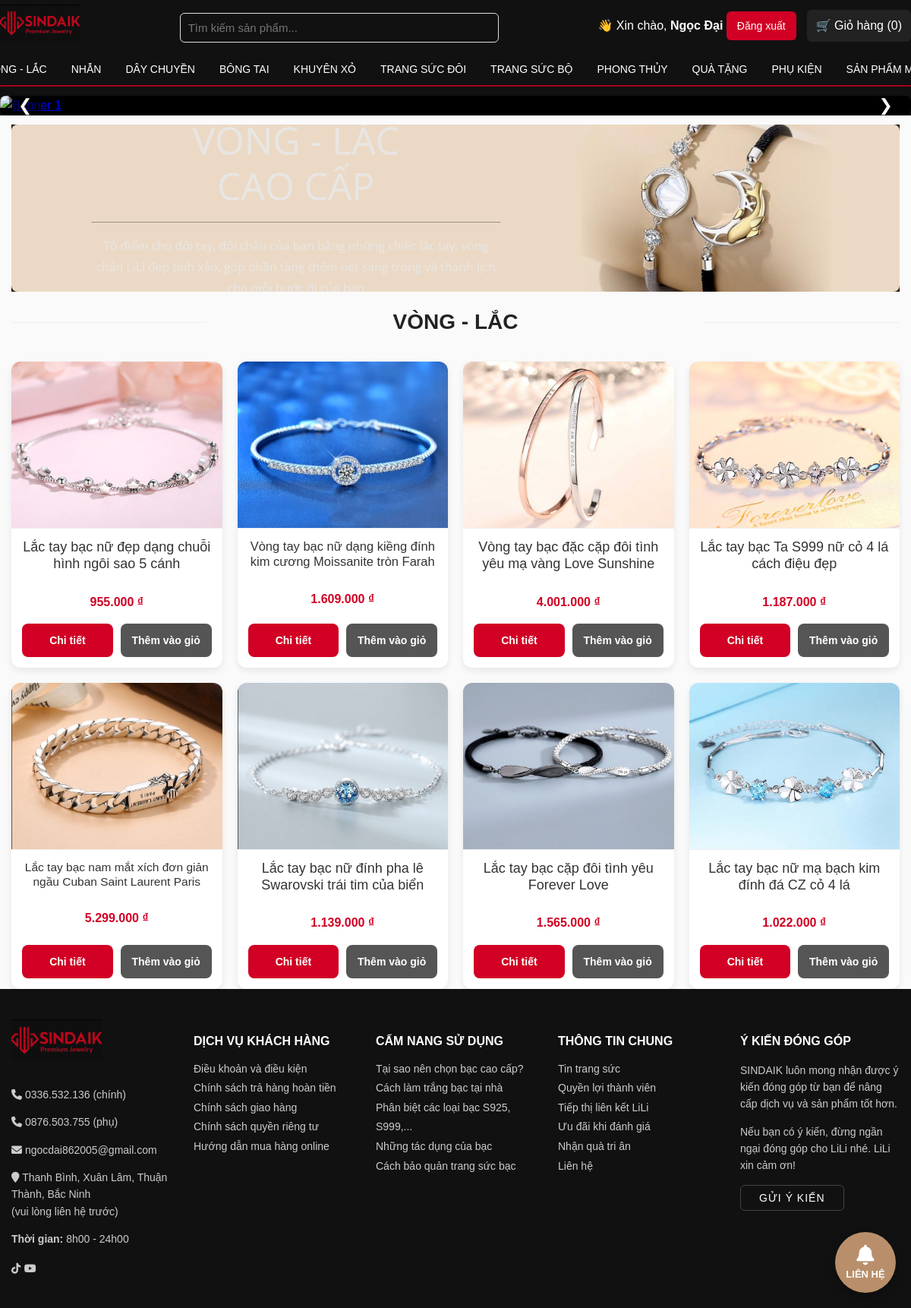
/category.php?category=Vòng - Lắc (signed in), run on the app's committed database.
### tables this page shows
CREATE TABLE `products` (
  `id` int(11) NOT NULL,
  `name` varchar(255) NOT NULL,
  `category` varchar(100) NOT NULL,
  `description` text,
  `price` decimal(10,2) NOT NULL DEFAULT '0.00',
  `discount` int(11) NOT NULL DEFAULT '0',
  `image` varchar(255) DEFAULT NULL,
  `created_at` timestamp NOT NULL DEFAULT CURRENT_TIMESTAMP
);

### init.php (called while the page is built, shortened)
<?php
function e($str) {
    return htmlspecialchars($str, ENT_QUOTES | ENT_SUBSTITUTE, 'UTF-8');
}

### category.php (the view, shortened to what this page needs)
<?php
require 'init.php';
include 'header.php';
$category = isset($_GET['category']) ? trim($_GET['category']) : '';
function to_slug($text) {
    $text = trim($text);
    $text = mb_strtolower($text, 'UTF-8');
    $trans = @iconv('UTF-8', 'ASCII//TRANSLIT//IGNORE', $text);
    if ($trans !== false) {
        $text = $trans;
    }
    $text = preg_replace('/[^a-z0-9]+/i', '-', $text);
    $text = trim($text, '-');
    return $text;
}
$banner_map = [
    'qua-tang'      => 'banner5.png',
    'bong-tai'      => 'bongtai.png',
    'day-chuyen'    => 'daychuyen.png',
    'khuyen-xo'     => 'khuyenxo.png',
    'khuye n xo'    => 'khuyenxo.png',
    'khuyenxo'      => 'khuyenxo.png',
    'nhan'          => 'nhan.png',
    'trang-suc-bo'  => 'trangsucbo.png',
    'trang-suc-doi' => 'trangsucdoi.png',
    'vong-lac'      => 'vonglac.png',
    'phong-thuy'    => 'phongthuy.png',
    'trangsucbo'    => 'trangsucbo.png',
    'trangsucdoi'   => 'trangsucdoi.png',
    'vonglac'       => 'vonglac.png',
    'phongthuy'     => 'phongthuy.png',
    'quat tang'     => 'banner5.png',
];
$slug = to_slug($category);
$bannerFile = 'banner.png';
if (isset($banner_map[$slug]) && !empty($banner_map[$slug])) {
    $bannerFile = $banner_map[$slug];
} else {
    $altKey = str_replace('-', '', $slug);
    if (isset($banner_map[$altKey])) $bannerFile = $banner_map[$altKey];
}
$bannerPath = "assets/images/{$bannerFile}";
$stmt = $conn->prepare("SELECT * FROM products WHERE category = ? ORDER BY created_at DESC");
$stmt->bind_param("s", $category);
$stmt->execute();
$res = $stmt->get_result();
$products = $res ? $res->fetch_all(MYSQLI_ASSOC) : [];
?>
<?php if ($bannerPath !== ''): ?>
    <div class="site-banner category-banner" style="margin-top:12px;">
        <img src="<?php echo e($bannerPath); ?>" alt="<?php echo e($category); ?> banner" loading="lazy">
    </div>
<?php endif; ?>
<h1 class="section-title" style="margin-top:18px">
    <span><?php echo e(mb_strtoupper($category, 'UTF-8')); ?></span>
</h1>
<?php if (count($products) > 0): ?>
    <div class="product-grid">
        <?php foreach ($products as $p):
            $img = !empty($p['image']) ? $p['image'] : 'no-image.png';
            $imgPath = "assets/images/" . $img;
        ?>
            <div class="card">
                <a href="product.php?id=<?php echo e($p['id']); ?>">
                    <img src="<?php echo e($imgPath); ?>" alt="<?php echo e($p['name']); ?>">
                </a>
                <div class="card-body">
                    <h3 class="product-title"><?php echo e($p['name']); ?></h3>
                    <p class="price"><?php echo number_format($p['price'], 0, ',', '.'); ?> ₫</p>
                    <div class="card-actions">
                        <a class="btn detail-btn" href="product.php?id=<?php echo e($p['id']); ?>">Chi tiết</a>
                        <a class="btn btn-secondary add-to-cart" href="cart.php?action=add&id=<?php echo e($p['id']); ?>">Thêm vào giỏ</a>
                    </div>
                </div>
            </div>
        <?php endforeach; ?>
    </div>
<?php endif; ?>
<?php
include 'footer.php';

### assets/css/style.css (style rules this page uses)
:root { --primary: #b88f6a; --brand: #d10024; --dark: #111; --muted: #777; --light: #fff; --bg: #fafafa; --card-shadow: 0 4px 10px rgba(0,0,0,0.08); --card-hover-shadow: 0 6px 16px rgba(0,0,0,0.12); --radius-sm: 6px; --radius-md: 12px; --transition-fast: 0.22s ease; }
html, body { font-family: Arial, Helvetica, sans-serif; font-size: 16px; line-height: 1.6; margin: 0; padding: 0; color: #222; background: var(--bg); -webkit-font-smoothing: antialiased; -moz-osx-font-smoothing: grayscale; text-rendering: optimizeLegibility; }
* { box-sizing: border-box; }
.site-banner { background:#111; padding:0; display:block; }
.site-banner img { width:100%; height:auto; object-fit:cover; display:block; border-radius:4px; }
.category-banner img { width:100%; height:220px; object-fit:cover; display:block; border-radius:8px; }
.section-title { position: relative; text-align:center; font-size:28px; font-weight:600; margin: 30px 0; color:#222; }
.section-title::before, .section-title::after { content:""; position:absolute; top:50%; width:22%; height:1px; background:#eee; }
.section-title::before { left:0; }
.section-title::after { right:0; }
.product-grid { display: grid; grid-template-columns: repeat(auto-fill, minmax(260px, 1fr)); gap: 20px; align-items: stretch; }
.card { background:#fff; border-radius: var(--radius-md); box-shadow: var(--card-shadow); overflow:hidden; transition: transform var(--transition-fast), box-shadow var(--transition-fast); display:flex; flex-direction:column; height:100%; }
.card img { width:100%; height:220px; object-fit:cover; display:block; border-bottom:1px solid #f0f0f0; }
.card-body { padding: 14px; text-align:center; display:flex; flex-direction:column; gap:10px; flex:1 1 auto; }
.product-title, .card-body h3 { margin: 0; font-size: 18px; font-weight: 500; color: #333; line-height: 1.2; display: -webkit-box; -webkit-box-orient: vertical; overflow: hidden; -webkit-line-clamp: 2; max-height: calc(1.2em * 2); word-break: break-word; }
.price { font-size:16px; font-weight:700; color:var(--brand); margin-bottom:6px; }
.card-actions { display:flex; gap:10px; margin-top:auto; align-items:stretch; }
.card-actions .btn, .card-actions .btn-secondary { flex: 1 1 0; display:flex; align-items:center; justify-content:center; padding: 10px 12px; border-radius: 8px; font-size: 14px; font-weight:600; min-height:44px; text-decoration:none; border:none; box-sizing:border-box; }
.card-actions .btn { background: var(--brand); color:#fff; }
.card-actions .btn-secondary { background:#555; color:#fff; }
.card-actions .btn + .btn-secondary { margin-left:0; }
.btn { display:inline-flex; align-items:center; justify-content:center; padding:8px 14px; border-radius:6px; text-decoration:none; font-size:14px; font-weight:500; color:#fff; background:var(--brand); border:none; cursor:pointer; transition: background var(--transition-fast); }
.btn-secondary { background:#555; color:#fff; }

### data on the page
products: image (picture), name "Lắc tay bạc nữ đẹp dạng chuỗi hình ngôi sao 5 cánh", price "955.000"
products: image (picture), name "Vòng tay bạc nữ dạng kiềng đính kim cương Moissanite tròn Farah", price "1.609.000"
products: image (picture), name "Vòng tay bạc đặc cặp đôi tình yêu mạ vàng Love Sunshine", price "4.001.000"
products: image (picture), name "Lắc tay bạc Ta S999 nữ cỏ 4 lá cách điệu đẹp", price "1.187.000"
products: image (picture), name "Lắc tay bạc nam mắt xích đơn giản ngầu Cuban Saint Laurent Paris", price "5.299.000"
products: image (picture), name "Lắc tay bạc nữ đính pha lê Swarovski trái tim của biển", price "1.139.000"
products: image (picture), name "Lắc tay bạc cặp đôi tình yêu Forever Love", price "1.565.000"
products: image (picture), name "Lắc tay bạc nữ mạ bạch kim đính đá CZ cỏ 4 lá", price "1.022.000"

### other printed values
$_SESSION['user']['name'] "Ngọc Đại"
mb_strtoupper($category, 'UTF-8') "VÒNG - LẮC"
